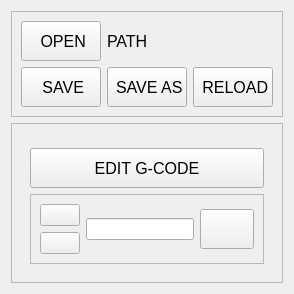
               <widget class="QWidget" name="page_auto1">
                <layout class="QVBoxLayout" name="verticalLayout_13">
                 <item>
                  <widget class="QFrame" name="frame_17">
                   <property name="sizePolicy">
                    <sizepolicy hsizetype="Preferred" vsizetype="Minimum">
                     <horstretch>0</horstretch>
                     <verstretch>0</verstretch>
                    </sizepolicy>
                   </property>
                   <property name="frameShape">
                    <enum>QFrame::StyledPanel</enum>
                   </property>
                   <property name="frameShadow">
                    <enum>QFrame::Raised</enum>
                   </property>
                   <layout class="QGridLayout" name="gridLayout_11">
                    <item row="0" column="0">
                     <widget class="ActionButton" name="btn_file_load">
                      <property name="sizePolicy">
                       <sizepolicy hsizetype="Preferred" vsizetype="Fixed">
                        <horstretch>0</horstretch>
                        <verstretch>0</verstretch>
                       </sizepolicy>
                      </property>
                      <property name="minimumSize">
                       <size>
                        <width>0</width>
                        <height>40</height>
                       </size>
                      </property>
                      <property name="font">
                       <font>
                        <pointsize>12</pointsize>
                       </font>
                      </property>
                      <property name="text">
                       <string> OPEN</string>
                      </property>
                      <property name="icon">
                       <iconset theme="document-open">
                        <normaloff>.</normaloff>.</iconset>
                      </property>
                      <property name="iconSize">
                       <size>
                        <width>22</width>
                        <height>22</height>
                       </size>
                      </property>
                      <property name="indicator_option" stdset="0">
                       <bool>false</bool>
                      </property>
                      <property name="indicator_HAL_pin_option" stdset="0">
                       <bool>false</bool>
                      </property>
                      <property name="indicator_status_option" stdset="0">
                       <bool>false</bool>
                      </property>
                      <property name="checked_state_text_option" stdset="0">
                       <bool>false</bool>
                      </property>
                      <property name="python_command_option" stdset="0">
                       <bool>false</bool>
                      </property>
                      <property name="on_color" stdset="0">
                       <color>
                        <red>255</red>
                        <green>0</green>
                        <blue>0</blue>
                       </color>
                      </property>
                      <property name="shape_option" stdset="0">
                       <number>0</number>
                      </property>
                      <property name="off_color" stdset="0">
                       <color>
                        <red>0</red>
                        <green>0</green>
                        <blue>0</blue>
                       </color>
                      </property>
                      <property name="indicator_size" stdset="0">
                       <double>0.300000000000000</double>
                      </property>
                      <property name="circle_diameter" stdset="0">
                       <double>10.000000000000000</double>
                      </property>
                      <property name="right_edge_offset" stdset="0">
                       <double>0.000000000000000</double>
                      </property>
                      <property name="top_edge_offset" stdset="0">
                       <double>0.000000000000000</double>
                      </property>
                      <property name="corner_radius" stdset="0">
                       <double>5.000000000000000</double>
                      </property>
                      <property name="height_fraction" stdset="0">
                       <double>0.300000000000000</double>
                      </property>
                      <property name="width_fraction" stdset="0">
                       <double>0.900000000000000</double>
                      </property>
                      <property name="true_state_string" stdset="0">
                       <string>True</string>
                      </property>
                      <property name="false_state_string" stdset="0">
                       <string>False</string>
                      </property>
                      <property name="true_python_cmd_string" stdset="0">
                       <string>print&quot;true command&quot;</string>
                      </property>
                      <property name="false_python_cmd_string" stdset="0">
                       <string>print&quot;false command&quot;</string>
                      </property>
                      <property name="invert_the_status" stdset="0">
                       <bool>false</bool>
                      </property>
                      <property name="is_paused_status" stdset="0">
                       <bool>false</bool>
                      </property>
                      <property name="is_estopped_status" stdset="0">
                       <bool>false</bool>
                      </property>
                      <property name="is_on_status" stdset="0">
                       <bool>false</bool>
                      </property>
                      <property name="is_idle_status" stdset="0">
                       <bool>false</bool>
                      </property>
                      <property name="is_homed_status" stdset="0">
                       <bool>false</bool>
                      </property>
                      <property name="is_flood_status" stdset="0">
                       <bool>false</bool>
                      </property>
                      <property name="is_mist_status" stdset="0">
                       <bool>false</bool>
                      </property>
                      <property name="is_block_delete_status" stdset="0">
                       <bool>false</bool>
                      </property>
                      <property name="is_optional_stop_status" stdset="0">
                       <bool>false</bool>
                      </property>
                      <property name="is_joint_homed_status" stdset="0">
                       <bool>false</bool>
                      </property>
                      <property name="is_limits_overridden_status" stdset="0">
                       <bool>false</bool>
                      </property>
                      <property name="is_manual_status" stdset="0">
                       <bool>false</bool>
                      </property>
                      <property name="is_mdi_status" stdset="0">
                       <bool>false</bool>
                      </property>
                      <property name="is_auto_status" stdset="0">
                       <bool>false</bool>
                      </property>
                      <property name="is_spindle_stopped_status" stdset="0">
                       <bool>false</bool>
                      </property>
                      <property name="is_spindle_fwd_status" stdset="0">
                       <bool>false</bool>
                      </property>
                      <property name="is_spindle_rev_status" stdset="0">
                       <bool>false</bool>
                      </property>
                      <property name="joint_number_status" stdset="0">
                       <number>0</number>
                      </property>
                      <property name="load_dialog_action" stdset="0">
                       <bool>true</bool>
                      </property>
                      <property name="template_label_option" stdset="0">
                       <bool>false</bool>
                      </property>
                      <property name="joint_number" stdset="0">
                       <number>0</number>
                      </property>
                      <property name="incr_imperial_number" stdset="0">
                       <double>0.010000000000000</double>
                      </property>
                      <property name="incr_mm_number" stdset="0">
                       <double>0.025000000000000</double>
                      </property>
                      <property name="incr_angular_number" stdset="0">
                       <double>-1.000000000000000</double>
                      </property>
                      <property name="toggle_float_option" stdset="0">
                       <bool>false</bool>
                      </property>
                      <property name="float_num" stdset="0">
                       <double>0.300000000000000</double>
                      </property>
                      <property name="float_alt_num" stdset="0">
                       <double>50.000000000000000</double>
                      </property>
                      <property name="view_type_string" stdset="0">
                       <string>P</string>
                      </property>
                      <property name="command_text_string" stdset="0">
                       <string/>
                      </property>
                      <property name="ini_mdi_number" stdset="0">
                       <number>0</number>
                      </property>
                      <property name="textTemplate" stdset="0">
                       <string>%1.3f in</string>
                      </property>
                      <property name="alt_textTemplate" stdset="0">
                       <string>%1.2f mm</string>
                      </property>
                     </widget>
                    </item>
                    <item row="1" column="1">
                     <widget class="QPushButton" name="btn_file_saveas">
                      <property name="sizePolicy">
                       <sizepolicy hsizetype="MinimumExpanding" vsizetype="Fixed">
                        <horstretch>0</horstretch>
                        <verstretch>0</verstretch>
                       </sizepolicy>
                      </property>
                      <property name="minimumSize">
                       <size>
                        <width>0</width>
                        <height>40</height>
                       </size>
                      </property>
                      <property name="font">
                       <font>
                        <pointsize>12</pointsize>
                       </font>
                      </property>
                      <property name="text">
                       <string> SAVE AS</string>
                      </property>
                      <property name="icon">
                       <iconset theme="document-save-as">
                        <normaloff>.</normaloff>.</iconset>
                      </property>
                      <property name="iconSize">
                       <size>
                        <width>22</width>
                        <height>22</height>
                       </size>
                      </property>
                     </widget>
                    </item>
                    <item row="1" column="2">
                     <widget class="QPushButton" name="btn_file_reload">
                      <property name="sizePolicy">
                       <sizepolicy hsizetype="MinimumExpanding" vsizetype="Fixed">
                        <horstretch>0</horstretch>
                        <verstretch>0</verstretch>
                       </sizepolicy>
                      </property>
                      <property name="minimumSize">
                       <size>
                        <width>0</width>
                        <height>40</height>
                       </size>
                      </property>
                      <property name="font">
                       <font>
                        <pointsize>12</pointsize>
                       </font>
                      </property>
                      <property name="text">
                       <string> RELOAD</string>
                      </property>
                      <property name="icon">
                       <iconset theme="view-refresh">
                        <normaloff>.</normaloff>.</iconset>
                      </property>
                      <property name="iconSize">
                       <size>
                        <width>22</width>
                        <height>22</height>
                       </size>
                      </property>
                     </widget>
                    </item>
                    <item row="0" column="1">
                     <widget class="StatusLabel" name="statuslabel_3">
                      <property name="sizePolicy">
                       <sizepolicy hsizetype="Expanding" vsizetype="Preferred">
                        <horstretch>0</horstretch>
                        <verstretch>0</verstretch>
                       </sizepolicy>
                      </property>
                      <property name="font">
                       <font>
                        <pointsize>12</pointsize>
                       </font>
                      </property>
                      <property name="text">
                       <string>PATH</string>
                      </property>
                      <property name="wordWrap">
                       <bool>true</bool>
                      </property>
                      <property name="filepath_status" stdset="0">
                       <bool>true</bool>
                      </property>
                     </widget>
                    </item>
                    <item row="1" column="0">
                     <widget class="QPushButton" name="btn_file_save">
                      <property name="sizePolicy">
                       <sizepolicy hsizetype="MinimumExpanding" vsizetype="Fixed">
                        <horstretch>0</horstretch>
                        <verstretch>0</verstretch>
                       </sizepolicy>
                      </property>
                      <property name="minimumSize">
                       <size>
                        <width>0</width>
                        <height>40</height>
                       </size>
                      </property>
                      <property name="font">
                       <font>
                        <pointsize>12</pointsize>
                       </font>
                      </property>
                      <property name="text">
                       <string> SAVE</string>
                      </property>
                      <property name="icon">
                       <iconset theme="document-save">
                        <normaloff>.</normaloff>.</iconset>
                      </property>
                      <property name="iconSize">
                       <size>
                        <width>22</width>
                        <height>22</height>
                       </size>
                      </property>
                     </widget>
                    </item>
                   </layout>
                  </widget>
                 </item>
                 <item>
                  <widget class="QFrame" name="frame_19">
                   <property name="frameShape">
                    <enum>QFrame::StyledPanel</enum>
                   </property>
                   <property name="frameShadow">
                    <enum>QFrame::Raised</enum>
                   </property>
                   <layout class="QVBoxLayout" name="verticalLayout_14">
                    <item>
                     <widget class="GcodeEditor" name="gcode_editor">
                      <property name="sizePolicy">
                       <sizepolicy hsizetype="MinimumExpanding" vsizetype="MinimumExpanding">
                        <horstretch>0</horstretch>
                        <verstretch>0</verstretch>
                       </sizepolicy>
                      </property>
                      <property name="minimumSize">
                       <size>
                        <width>200</width>
                        <height>0</height>
                       </size>
                      </property>
                      <property name="auto_show_mdi_status" stdset="0">
                       <bool>false</bool>
                      </property>
                     </widget>
                    </item>
                    <item>
                     <widget class="StateEnableGridLayout" name="state_enable_gridLayout">
                      <property name="is_idle_status" stdset="0">
                       <bool>true</bool>
                      </property>
                      <layout class="QVBoxLayout" name="verticalLayout_43">
                       <item>
                        <widget class="QPushButton" name="btn_edit_gcode">
                         <property name="minimumSize">
                          <size>
                           <width>0</width>
                           <height>40</height>
                          </size>
                         </property>
                         <property name="font">
                          <font>
                           <pointsize>12</pointsize>
                          </font>
                         </property>
                         <property name="text">
                          <string>EDIT G-CODE</string>
                         </property>
                         <property name="checkable">
                          <bool>true</bool>
                         </property>
                        </widget>
                       </item>
                       <item>
                        <widget class="QFrame" name="frame_21">
                         <property name="frameShape">
                          <enum>QFrame::StyledPanel</enum>
                         </property>
                         <property name="frameShadow">
                          <enum>QFrame::Raised</enum>
                         </property>
                         <layout class="QGridLayout" name="gridLayout_12">
                          <item row="0" column="0">
                           <widget class="PushButton" name="btn_line_up">
                            <property name="icon">
                             <iconset resource="lathezy_qt.qrc">
                              <normaloff>:/images/lathezy_qt-images/go-up.png</normaloff>:/images/lathezy_qt-images/go-up.png</iconset>
                            </property>
                            <property name="iconSize">
                             <size>
                              <width>32</width>
                              <height>32</height>
                             </size>
                            </property>
                           </widget>
                          </item>
                          <item row="0" column="1" rowspan="2">
                           <widget class="QLineEdit" name="lineEdit"/>
                          </item>
                          <item row="0" column="2" rowspan="2">
                           <widget class="ActionButton" name="btn_run_from_line">
                            <property name="sizePolicy">
                             <sizepolicy hsizetype="MinimumExpanding" vsizetype="Fixed">
                              <horstretch>0</horstretch>
                              <verstretch>0</verstretch>
                             </sizepolicy>
                            </property>
                            <property name="minimumSize">
                             <size>
                              <width>0</width>
                              <height>40</height>
                             </size>
                            </property>
                            <property name="icon">
                             <iconset resource="lathezy_qt.qrc">
                              <normaloff>:/images/lathezy_qt-images/runfrom.png</normaloff>:/images/lathezy_qt-images/runfrom.png</iconset>
                            </property>
                            <property name="iconSize">
                             <size>
                              <width>40</width>
                              <height>30</height>
                             </size>
                            </property>
                           </widget>
                          </item>
                          <item row="1" column="0">
                           <widget class="PushButton" name="btn_line_down">
                            <property name="icon">
                             <iconset resource="lathezy_qt.qrc">
                              <normaloff>:/images/lathezy_qt-images/go-down.png</normaloff>:/images/lathezy_qt-images/go-down.png</iconset>
                            </property>
                            <property name="iconSize">
                             <size>
                              <width>32</width>
                              <height>32</height>
                             </size>
                            </property>
                           </widget>
                          </item>
                         </layout>
                        </widget>
                       </item>
                      </layout>
                     </widget>
                    </item>
                   </layout>
                  </widget>
                 </item>
                </layout>
               </widget>
